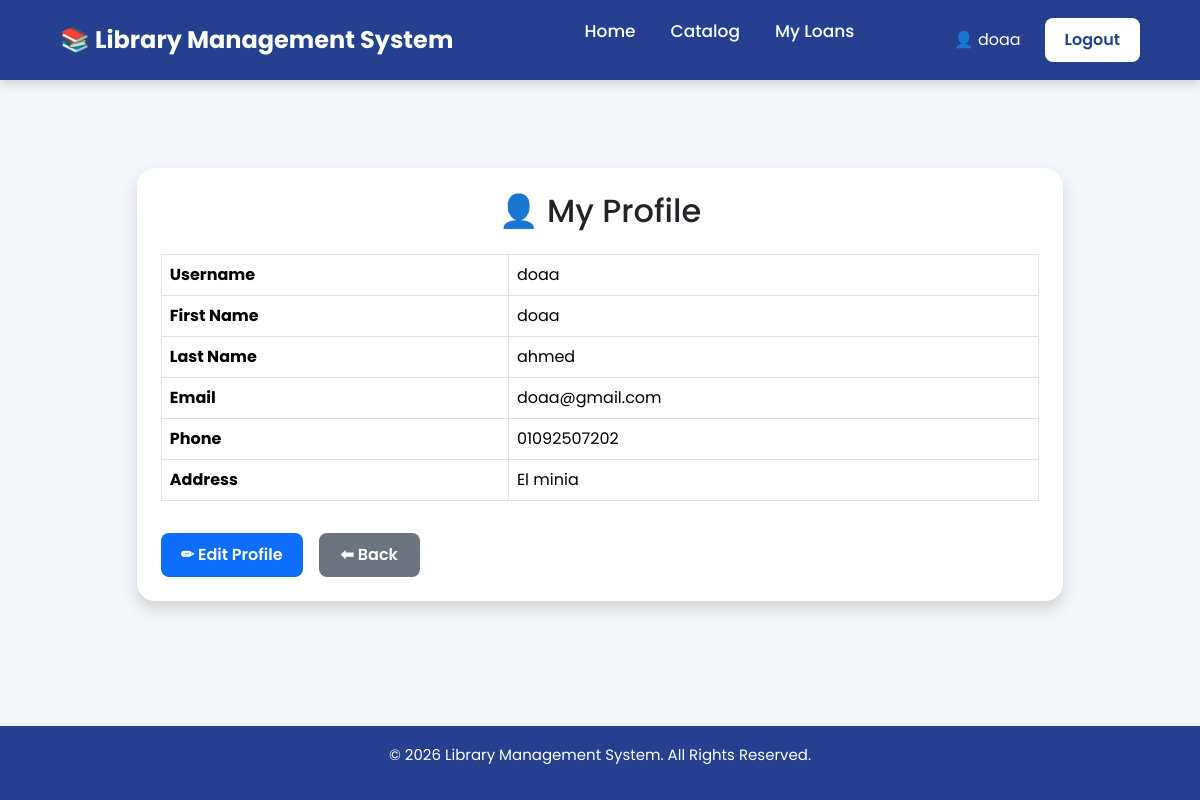
Page /profile/ (signed in) on the committed database.
### accounts/models.py (models this page shows, shortened)
class CustomUser(AbstractUser):
    email = models.EmailField(
        unique=True
    )
    phone = models.CharField(
        max_length=11
    )
    address = models.CharField(
        max_length=200
    )
    is_admin = models.BooleanField(
        default=False
    )
    is_librarian = models.BooleanField(
        default=False
    )

### accounts/views.py (the view)
# urls.py: path("profile/", views.profile_view, name="profile"),
@login_required
def profile_view(request):
    return render(
        request,
        "accounts/profile.html"
    )

### accounts/templates/accounts/profile.html (shortened to what this page needs)
{% extends 'base.html' %}
{% block content %}
<div class="container mt-5">
    <div class="card shadow p-4">
        <h2 class="text-center mb-4">
            👤 My Profile
        </h2>
        <table class="table table-bordered">
            <tr>
                <th>Username</th>
                <td>{{ user.username }}</td>
            </tr>
            <tr>
                <th>First Name</th>
                <td>{{ user.first_name }}</td>
            </tr>
            <tr>
                <th>Last Name</th>
                <td>{{ user.last_name }}</td>
            </tr>
            <tr>
                <th>Email</th>
                <td>{{ user.email }}</td>
            </tr>
            <tr>
                <th>Phone</th>
                <td>{{ user.phone }}</td>
            </tr>
            <tr>
                <th>Address</th>
                <td>{{ user.address }}</td>
            </tr>
        </table>
        <div class="d-flex gap-3 mt-3">
            <a href="{% url 'edit_profile' %}" class="btn btn-primary">
                ✏ Edit Profile
            </a>
            <a href="{% url 'book_list' %}" class="btn btn-secondary">
                ⬅ Back
            </a>
        </div>
    </div>
</div>
{% endblock %}

### templates/base.html (shortened to what this page needs)
{% load static %}
<!DOCTYPE html>
<html lang="en">
<head>
    <link href="https://cdn.jsdelivr.net/npm/bootstrap@5.3.3/dist/css/bootstrap.min.css" rel="stylesheet">
    <link rel="stylesheet" href="https://cdnjs.cloudflare.com/ajax/libs/font-awesome/6.6.0/css/all.min.css">
    <link rel="stylesheet" href="{% static 'css/base.css' %}">
    <link rel="stylesheet" href="{% static 'css/accounts.css' %}">
    <link rel="stylesheet" href="{% static 'css/catalog.css' %}">
</head>
<body>
    <header>
        <nav class="navbar">
            <div class="logo">
                <a href="{% url 'book_list' %}" style="
                text-decoration:none;
                color:white;
                font-size:24px;
                font-weight:bold;
           ">
                    📚 Library Management System
                </a>
            </div>
            <ul class="nav-links">
                <li>
                    <a href="{% url 'book_list' %}">
                        Home
                    </a>
                </li>
                <li>
                    <a href="{% url 'book_list' %}">
                        Catalog
                    </a>
                </li>
                {% if user.is_authenticated %}
                <li>
                    <a href="{% url 'my_loans' %}">
                        My Loans
                    </a>
                </li>
                {% endif %}
            </ul>
            <div class="nav-buttons">
                {% if user.is_authenticated %}
                <a href="{% url 'profile' %}" style="
                        color:white;
                       margin-right:12px;
                        text-decoration:none;
                        " onmouseover="this.style.textDecoration='none';
                          " onmouseout="this.style.textDecoration='none';">
                    👤 {{ user.username }}
                </a>
                <a href="{% url 'logout' %}" class="btn login-btn">
                    Logout
                </a>
                {% endif %}
            </div>
        </nav>
    </header>
    <main class="container">
        {% block content %}
        {% endblock %}
    </main>
    <footer>
        <p>
            &copy; 2026 Library Management System. All Rights Reserved.
        </p>
    </footer>
</body>
</html>

### static/css/base.css (style rules this page uses)
* { margin:0; padding:0; box-sizing:border-box; font-family:'Poppins',sans-serif; }
body { background:#f4f7fb; color:#333; min-height:100vh; display:flex; flex-direction:column; }
header { background:#24408e; box-shadow:0 4px 10px rgba(0,0,0,.15); }
.navbar { width:90%; max-width:1300px; margin:auto; display:flex; justify-content:space-between; align-items:center; padding:18px 0; }
.nav-links { display:flex; gap:35px; list-style:none; }
.nav-links a { color:#fff; text-decoration:none; font-size:17px; font-weight:500; transition:.3s; }
.nav-buttons { display:flex; align-items:center; gap:12px; }
.btn { text-decoration:none; border:none; border-radius:8px; padding:10px 20px; transition:.3s; cursor:pointer; font-weight:600; }
.login-btn { background:#fff; color:#24408e; }
.container { width:90%; max-width:1200px; margin:40px auto; flex:1; }
.card { border:none; border-radius:18px; box-shadow:0 8px 20px rgba(0,0,0,.08); background:#fff; }
footer { margin-top:auto; background:#24408e; color:#fff; text-align:center; padding:18px; font-size:15px; }

### static/css/catalog.css (style rules this page uses)
.card .btn-secondary { border-radius:8px; padding:10px 22px; }

### rows in the picture
CustomUser: username "doaa", first_name "doaa", last_name "ahmed", email "doaa@gmail.com", phone "01092507202", address "El minia"
